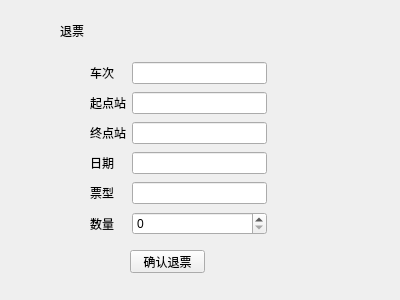
<?xml version="1.0" encoding="UTF-8"?>
<ui version="4.0">
 <class>refund</class>
 <widget class="QWidget" name="refund">
  <property name="geometry">
   <rect>
    <x>0</x>
    <y>0</y>
    <width>400</width>
    <height>300</height>
   </rect>
  </property>
  <property name="windowTitle">
   <string>Form</string>
  </property>
  <widget class="QWidget" name="layoutWidget">
   <property name="geometry">
    <rect>
     <x>90</x>
     <y>60</y>
     <width>177</width>
     <height>178</height>
    </rect>
   </property>
   <layout class="QGridLayout" name="gridLayout">
    <item row="1" column="1">
     <widget class="QLineEdit" name="lineEdit"/>
    </item>
    <item row="1" column="0">
     <widget class="QLabel" name="label_2">
      <property name="text">
       <string>起点站</string>
      </property>
     </widget>
    </item>
    <item row="0" column="0">
     <widget class="QLabel" name="label_4">
      <property name="text">
       <string>车次</string>
      </property>
     </widget>
    </item>
    <item row="0" column="1">
     <widget class="QLineEdit" name="lineEdit_4"/>
    </item>
    <item row="3" column="0">
     <widget class="QLabel" name="label_6">
      <property name="text">
       <string>日期</string>
      </property>
     </widget>
    </item>
    <item row="2" column="1">
     <widget class="QLineEdit" name="lineEdit_3"/>
    </item>
    <item row="4" column="0">
     <widget class="QLabel" name="label_7">
      <property name="text">
       <string>票型</string>
      </property>
     </widget>
    </item>
    <item row="3" column="1">
     <widget class="QLineEdit" name="lineEdit_2"/>
    </item>
    <item row="2" column="0">
     <widget class="QLabel" name="label_3">
      <property name="text">
       <string>终点站</string>
      </property>
     </widget>
    </item>
    <item row="4" column="1">
     <widget class="QLineEdit" name="lineEdit_6"/>
    </item>
    <item row="5" column="0">
     <widget class="QLabel" name="label_8">
      <property name="text">
       <string>数量</string>
      </property>
     </widget>
    </item>
    <item row="5" column="1">
     <widget class="QSpinBox" name="spinBox"/>
    </item>
   </layout>
  </widget>
  <widget class="QLabel" name="label">
   <property name="geometry">
    <rect>
     <x>60</x>
     <y>20</y>
     <width>51</width>
     <height>21</height>
    </rect>
   </property>
   <property name="text">
    <string>退票</string>
   </property>
  </widget>
  <widget class="QPushButton" name="pushButton">
   <property name="geometry">
    <rect>
     <x>130</x>
     <y>250</y>
     <width>75</width>
     <height>23</height>
    </rect>
   </property>
   <property name="text">
    <string>确认退票</string>
   </property>
  </widget>
 </widget>
 <resources/>
 <connections/>
</ui>
